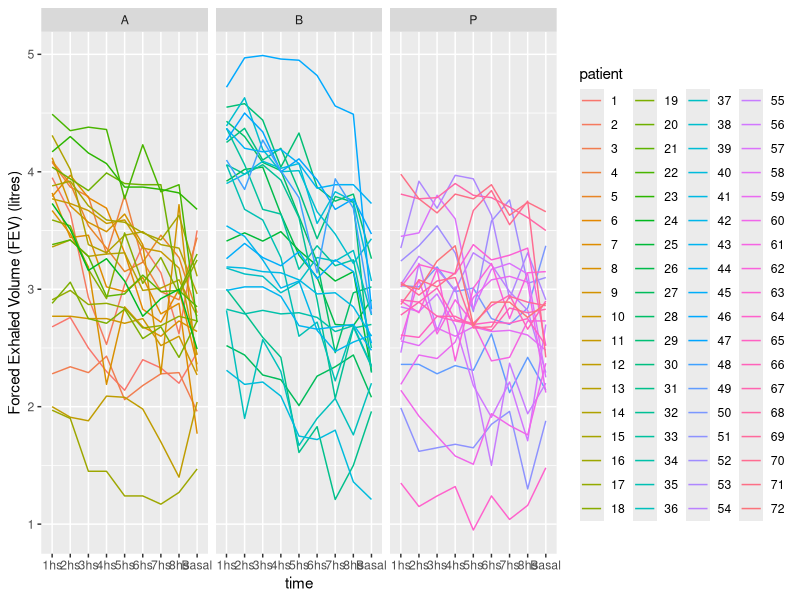
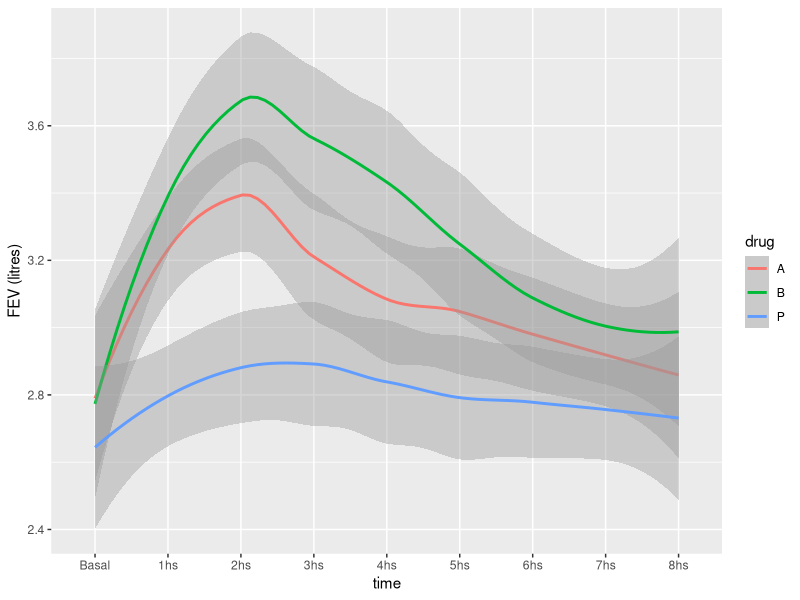
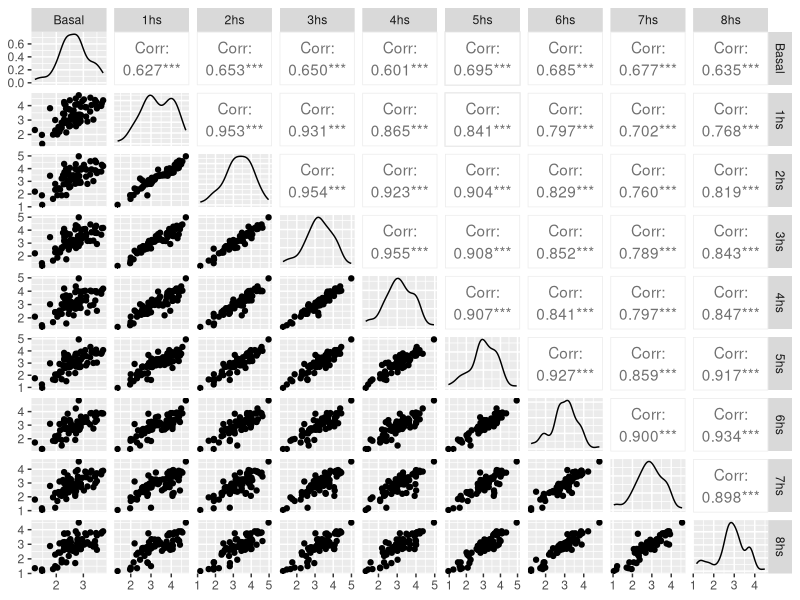
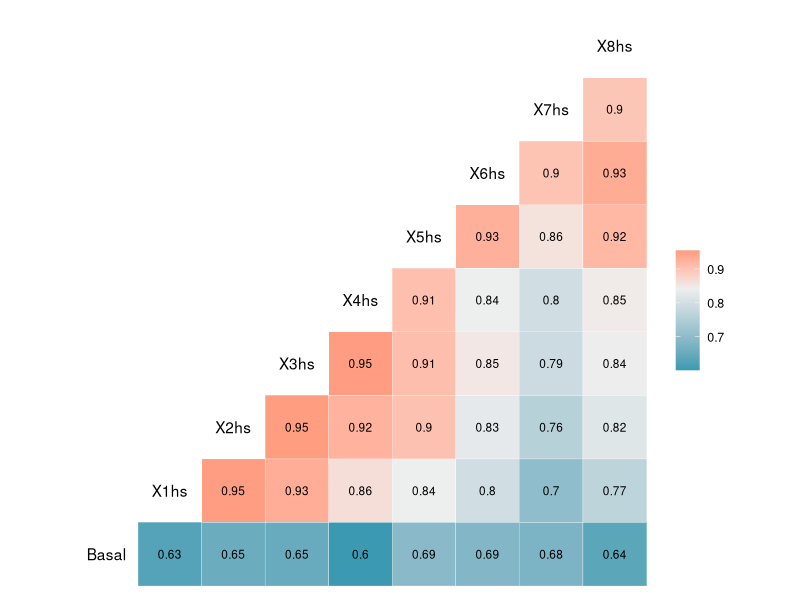
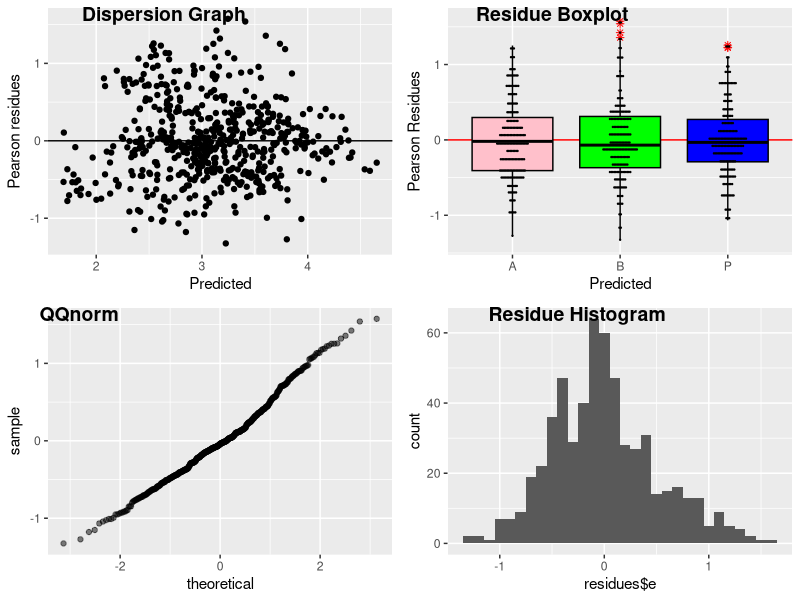

Here is the R script that generated these plots, in order: (Note: this script raises an error after producing the figures.)
## ---- chunk 1
knitr::opts_chunk$set(echo = TRUE)
## ---- chunk 2
# the 9 intervals of 1:72 is because each of the 72 patients were measured once every hour after drug administration and once before. Each interval should have the same numbers to indicate the same person.

patient = c(
  (1:72),(1:72),(1:72),(1:72),(1:72),(1:72),(1:72),(1:72),(1:72)
)

drugA = "A"
drugB = "B"
drugP = "P"

# REPLICATE 24, since it is a balanced design, each drug was administered to 24 inidividuals. 
drug = c(
  replicate(24, drugA), replicate(24, drugB), replicate(24, drugP),
  replicate(24, drugA), replicate(24, drugB), replicate(24, drugP),
  replicate(24, drugA), replicate(24, drugB), replicate(24, drugP),
  replicate(24, drugA), replicate(24, drugB), replicate(24, drugP),
  replicate(24, drugA), replicate(24, drugB), replicate(24, drugP),
  replicate(24, drugA), replicate(24, drugB), replicate(24, drugP),
  replicate(24, drugA), replicate(24, drugB), replicate(24, drugP),
  replicate(24, drugA), replicate(24, drugB), replicate(24, drugP),
  replicate(24, drugA), replicate(24, drugB), replicate(24, drugP)
)

time = c(
  replicate(72, "Basal"), replicate(72, "1hs"), replicate(72, "2hs"),
  replicate(72, "3hs"), replicate(72, "4hs"), replicate(72, "5hs"),
  replicate(72, "6hs"), replicate(72, "7hs"), replicate(72, "8hs")
)

#FEV that was measured for each patient at each hour
fev = c(
  2.46, 3.5,  1.96,  3.44,  2.8,  2.36,  1.77,  2.64,  2.3,  2.27,  2.44,  2.04,
  2.77,  2.96,  3.11,  1.47,  2.73,  3.25,  2.73,  3.3,  2.85,  2.72,  3.68,  2.49,
  2.3,  2.91,  2.08,  3.02,  3.26,  2.29,  1.96,  2.7,  2.5,  2.35,  2.34,  2.2,
  2.78,  3.43,  3.07,  1.21,  2.6,  2.61,  2.48,  3.73,  2.54,  2.83,  3.47,  2.79,
  2.14,  3.37,  1.88,  3.1,  2.91,  2.29,  2.2,  2.7,  2.25,  2.48,  2.12,  2.37,
  2.73,  3.15,  2.52,  1.48,  2.52,  2.9,  2.83,  3.5,  2.86,  2.42,  3.66,  2.88,
  2.68,  3.95,  2.28,  4.08,  4.09,  3.79,  3.82,  3.67,  4.12,  2.77,  3.77,  2,
  3.36,  4.31,  3.88,  1.97,  2.91,  3.59,  2.88,  4.04,  3.38,  4.49,  4.17,  3.73,
  3.41,  3.92,  2.52,  4.43,  4.55,  4.25,  3,  4.06,  4.37,  2.83,  4.06,  2.82,  3.18,
  4.39,  3.9,  2.31,  3.19,  3.54,  2.99,  4.37,  3.26,  4.72,  4.27,  4.1, 2.36,  3.03,
  1.99,  3.24,  3.35,  3.04,  2.46,  2.85,  3.45,  2.56,  2.19,  2.14,  2.57,  2.9,  3.02,
  1.35,  2.61,  2.91,  2.78,  3.81,  3.06,  2.87,  3.98,  3.04,  2.76,  3.65,  2.34,  3.87,
  3.9,  3.97,  3.44,  3.47,  3.71,  2.77,  3.73,  1.91,  3.42,  4.02,  3.92,  1.9,  2.99,
  3.54,  3.06,  3.94,  3.42,  4.35,  4.3,  3.51,  3.48,  4.02,  2.44,  4.3,  4.58,  4.37,
  2.8,  3.98,  4.06,  2.79,  3.68,  1.9,  3.13,  4.63,  3.98,  2.19,  3.18,  3.45,  3.02,
  4.2,  3.39,  4.97,  4.5,  3.85,  2.36,  3.02,  1.62,  3.37,  3.92,  3.28,  3.22,  2.81,
  3.48,  2.52,  2.44,  1.92,  3.08,  2.8,  3.21,  1.15,  2.59,  2.89,  2.89,  3.77,  2.95,
  3.08,  3.77,  3,  2.5,  2.93,  2.29,  3.79,  3.54,  3.78,  3.46,  3.19,  3.57,  2.75,
  3.67,  1.88,  3.28,  3.38,  3.71,  1.45,  2.87,  3.17,  2.75,  3.84,  3.28,  4.38,  4.16,
  3.16,  3.41,  4.04,  2.27,  4.08,  4.44,  4.1,  2.59,  4.06,  3.68,  2.82,  3.59,  2.57,
  3.11,  4.19,  4.09,  2.21,  3.15,  3.25,  3.02,  4.17,  3.27,  4.99,  4.34,  4.27,  2.28,
  3.19,  1.65,  3.54,  3.69,  3.17,  2.65,  2.96,  3.8,  2.67,  2.41,  1.75,  2.62,  3.17,
  3.17,  1.24,  2.77,  3.01,  2.77,  3.78,  3.07,  3.02,  3.65,  3.24,  2.3,  2.53,  2.43,
  3.3,  3.35,  3.69,  3.02,  2.19,  3.49,  2.75,  3.56,  2.09,  3.3,  3.31,  3.59,  1.45,
  2.88,  2.92,  2.71,  3.99,  2.94,  4.36,  4.07,  3.26,  3.49,  3.64,  2.23,  4.01,  4.04,
  4.2,  2.42,  3.93,  3.64,  2.79,  3.27,  2.3,  2.97,  4,  4.03,  2.09,  3.14,  3.01,  2.94,
  4.19,  3.2,  4.96,  4,  4.01,  2.35,  2.98,  1.68,  3.31,  3.97,  2.99,  3.02,  2.69,  3.6,
  2.6,  2.55,  1.58,  2.91,  2.39,  3.13,  1.32,  2.73,  2.74,  2.77,  3.9,  3.1,  3.14,  3.81,
  3.37,  2.14,  3.04,  2.06,  3.8,  3.15,  3.31,  2.98,  2.85,  3.64,  2.71,  3.59,  2.08,  3.31,
  3.46,  3.57,  1.24,  2.84,  3.48,  2.83,  3.9,  2.96,  3.77,  3.87,  3.07,  3.33,  3.29,  2.01,
  3.62,  4.33,  3.84,  1.61,  3.61,  3.17,  2.8,  2.6,  1.67,  3.06,  4.01,  4.07,  1.75,  3.08,
  3.07,  2.69,  4.07,  3.32,  4.95,  4.11,  3.78,  2.31,  3.01,  1.65,  2.81,  3.94,  3.31,  2.25,
  2.18,  2.83,  2.68,  2.93,  1.51,  2.71,  3.01,  3.38,  0.95,  2.7,  2.71,  2.69,  3.8,  2.67,
  3.67,  3.77,  2.69,  2.4,  3.37,  2.18,  3.24,  3.23,  2.83,  3.1,  2.68,  3.38,  2.75,  3.35,
  1.98,  2.99,  3.49,  3.48,  1.24,  2.67,  3.05,  2.58,  3.89,  3.12,  4.23,  3.87,  2.77,  3.2,
  3.1,  2.26,  3.23,  3.87,  3.43,  1.83,  2.91,  3.37,  2.76,  2.72,  1.9,  3.27,  3.66,  3.56,
  1.72,  2.96,  2.65,  2.66,  3.86,  3.09,  4.82,  3.93,  3.14,  2.62,  2.75,  1.85,  3.58,  3.63,
  3.21,  1.5,  1.91,  3.17,  2.64,  3.08,  1.94,  2.39,  3.22,  3.25,  1.24,  2.72,  2.86,  2.65,
  3.78,  2.68,  3.84,  3.89,  2.89,  2.33,  3.14,  2.28,  2.98,  3.46,  2.72,  2.79,  2.6,  2.28,
  2.52,  3.32,  1.7,  3.01,  3.38,  3.42,  1.17,  2.69,  3.27,  2.68,  3.89,  2.98,  3.83,  3.85,
  2.92,  3.07,  2.7,  2.34,  2.46,  3.75,  3.79,  1.21,  2.07,  3.2,  2.64,  2.22,  2.07,  3.24,
  3.47,  3.83,  1.8,  2.97,  2.47,  2.68,  3.89,  3.25,  4.56,  3.68,  3.94,  2.12,  2.7,  1.96,
  3.76,  2.92,  2.98,  2.37,  2.21,  3.22,  2.65,  3.11,  1.84,  2.42,  2.75,  3.29,  1.04,  2.71,
  2.95,  2.84,  3.7,  2.94,  3.55,  3.63,  2.89,  2.2,  2.62,  2.29,  2.91,  3.27,  3,  2.88,  2.73,
  3.72,  2.6,  3.18,  1.4,  3.08,  3.35,  3.63,  1.27,  2.77,  2.96,  2.42,  2.98,  2.99,  3.89,  3.82,
  3,  3.15,  2.69,  2.44,  2.97,  3.81,  3.74,  1.5,  2.67,  3.25,  2.69,  2.68,  1.76,  3.33,  3.22,
  3.75,  1.36,  2.85,  2.55,  2.7,  3.89,  3.15,  4.49,  3.77,  3.69,  2.42,  2.84,  1.3,  3.05,  3.31,
  2.82,  1.94,  1.71,  3.13,  2.61,  3.06,  1.76,  2.73,  3.14,  3.35,  1.16,  2.75,  2.66,  2.8,  3.61,
  2.89,  3.75,  3.74,  2.76
)

#dataframe for working with models:

asma = data.frame(patient, drug, time, fev)

asma$patient = as.factor(asma$patient)
## ---- chunk 3
#Libraries that will be used in this analysis:
library(ggplot2)
library(tidyr)
library(GGally)
library(doBy)
library(nlme)
library(emmeans)
library(dplyr)
library(ggpubr)

## ---- chunk 4

##Descriptive analysis
spagPlot = ggplot(data = asma, aes(time, y = fev, group = patient))
spagPlot + geom_line(aes(colour = patient)) +
  facet_grid(. ~ drug) +
  labs(y = "Forced Exhaled Volume (FEV) (litres)")
## ---- chunk 5
#Here I re-order the variables, making Basal the first one to be plotted (since this is the way the data was measured)

asma$time = factor(asma$time, levels = c("Basal", "1hs", "2hs", "3hs", "4hs", "5hs", "6hs", "7hs", "8hs"))

tendencyPlot = ggplot(data = asma, aes(x = time, y = fev, colour = drug, group = drug))
tendencyPlot + geom_smooth(se = TRUE) +
  labs(y = "FEV (litres)")
## ---- chunk 6
#I transform each time variable into an independent column
asma_wide = spread(asma, time, fev)
time_wide = asma_wide[3:11]
##ggpairs to analyze the correlation between variables
ggpairs(time_wide)
## ---- chunk 7
#covariance matrix
round(cov(time_wide),2)
## ---- chunk 8
#Heatmap
ggcorr(time_wide, label = TRUE, label_size = 3,limits = FALSE, midpoint = NULL, label_round = 2) #heatmap
## ---- chunk 9

keycol = "time"
valuecol = "fev"
gathercols = c("1hs", "2hs", "3hs", "4hs", "5hs", "6hs", "7hs", "8hs")
#another dataframe
asma2 = gather_(asma_wide, keycol, valuecol, gathercols)

## ---- chunk 10
model1 = gls(fev ~ drug*time + Basal, correlation = corCompSymm(form =~ 1|patient), asma2)
getVarCov(model1)
## ---- chunk 11
model2 = gls(fev ~ drug*time + Basal, correlation = corCompSymm(form =~ 1|patient), asma2, weights = varIdent(form = ~ 1 | time))
getVarCov(model2)
## ---- chunk 12
model3 = gls(fev ~ drug*time + Basal, correlation = corAR1(form =~ 1|patient), asma2)
getVarCov(model3)
## ---- chunk 13
model4 = gls(fev ~ drug*time + Basal, correlation = corCompSymm(form =~ 1|patient), asma2, weights = varIdent(form = ~ 1 | time))
getVarCov(model4)
## ---- chunk 14
model5 = gls(fev ~ drug*time + Basal, correlation = corSymm(form =~ 1|patient), asma2)
getVarCov(model5)
## ---- chunk 15
AIC(model1, model2, model3, model4, model5)
## ---- chunk 16
anova(model1, model2, model3, model4, model5)
## ---- chunk 17
#Pearson residues
e = resid(model5)
#predicted
pre = predict(model5)


residues = data.frame(e,pre)

rPlot1 = ggplot(data = residues, aes(x = pre, y = e)) +
  labs(x = "Predicted", y="Pearson residues") +
  geom_abline(slope = 0, intercept = 0) +
  geom_point()

rPlot2 = ggplot(data = residues, aes(asma2$drug, residues$e)) + 
  labs(x = "Predicted", y = "Pearson Residues") +
  geom_abline(slope = 0, intercept = 0, colour = "red") +
  geom_boxplot(col = c("black", "black", "black"), 
               fill = c("pink", "green", "blue"),  
               outlier.color = "red",
               outlier.shape = 8) +
  geom_dotplot(binaxis = 'y', stackdir = 'center', dotsize = .2)

ggQQ = function(LM) # argument: a linear model
{
  y = quantile(LM$resid[!is.na(LM$resid)], c(0.25, 0.75))
  x = qnorm(c(0.25, 0.75))
  slope = diff(y)/diff(x)
  int = y[1L] - slope * x[1L]
  p = ggplot(LM, aes(sample = e)) +
    stat_qq(alpha = 0.5) +
    geom_abline(slope = slope, intercept = int, color="blue")
  
  return(p)
}

rPlot3 = ggQQ(residues)

rPlot4 = ggplot(data = residues, aes(x = residues$e)) +
  geom_histogram(binwidth = .1)

figure = ggarrange(rPlot1, rPlot2, rPlot3, rPlot4,
                   labels = c("Dispersion Graph", "Residue Boxplot", "QQnorm", "Residue Histogram"),
                   ncol = 2, nrow = 2)
figure

shapiro.test(e)
## ---- chunk 18


CLD(emmeans(model5, pairwise ~ drug | time))


finalPlot1 = ggplot(data = asma2, aes(x = time, y = fev, colour = drug, group = drug)) +
  geom_smooth(se = FALSE)+ labs(y = "FEV (litres)")

summary = asma2 %>% group_by(time, drug) %>%
  summarize(mn = mean(fev), sd = sd(fev), n = n() )
summary$se = summary$sd / sqrt(summary$n)

finalPlot2 = ggplot(summary, aes(x=time, y = mn, colour = drug)) +
  geom_line(aes(colour = drug)) +
  geom_point() +
  geom_errorbar(aes(ymin = mn - se, ymax = mn + se), width = .2) + 
  labs(y = "FEV (litres)")

figure2 = ggarrange(finalPlot1, finalPlot2,
                    labels = c("FEV vs Time", "FEV vs Time + error"))

figure2
